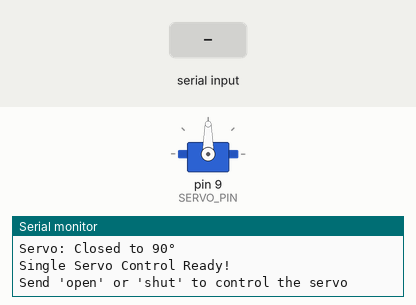
Simulated run of this sketch. Board: Arduino Uno, built with avr-gcc and run on an emulated ATmega328P. On the bench: servo, the last lines printed to the serial monitor. The inputs (shaded band) are chosen by the test bench.

Above: at 1.7 s.
1.8 s: "open\n" received over Serial
At 2.3 s:
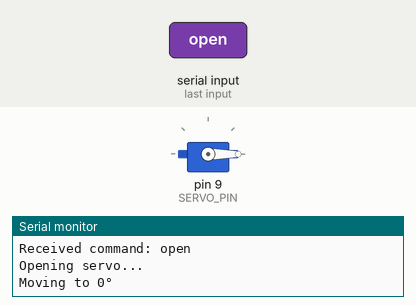
3.3 s: "shut\n" received over Serial
At 4.6 s:
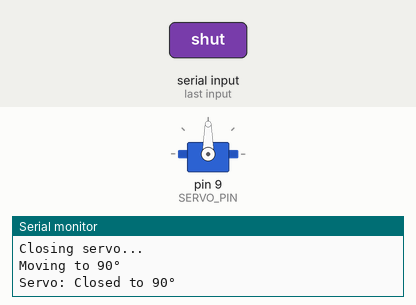
Timing chart, 0 to 6.3 s (numbered marks = the images above; inputs shaded):
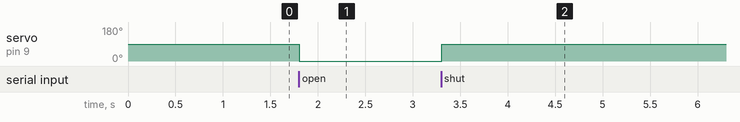

The sketch:

servo_control.ino
```cpp
#include <Servo.h>

// Create a servo object
Servo myServo;

// Define servo pin
const int SERVO_PIN = 9;  // Servo on pin 9

// Define positions (0-180 degrees)
const int OPEN_POS = 0;     // Open position (0°)
const int CLOSE_POS = 90;   // Close position (90°)

void setup() {
  // Initialize serial communication
  Serial.begin(9600);
  while (!Serial) {
    ; // Wait for serial port to connect
  }

  // Attach the servo to its pin
  if (myServo.attach(SERVO_PIN) == 0) {
    Serial.println("Failed to attach servo! Check wiring.");
  } else {
    Serial.println("Servo attached successfully to pin 9");
  }

  // Start with servo in closed position
  closeServo();
  Serial.println("\nSingle Servo Control Ready!");
  Serial.println("Send 'open' or 'shut' to control the servo");
}

void loop() {
  if (Serial.available() > 0) {
    String command = Serial.readStringUntil('\n');
    command.trim();

    // Echo back the received command for debugging
    Serial.print("\nReceived command: ");
    Serial.println(command);

    // Process commands
    if (command == "open") {
      Serial.println("Opening servo...");
      openServo();
    }
    else if (command == "shut" || command == "close") {
      Serial.println("Closing servo...");
      closeServo();
    }
    else {
      Serial.println("Unknown command. Use 'open' or 'close'");
    }
  }
}

void openServo() {
  moveServo(OPEN_POS);
  Serial.println("Servo: Opened to 0°");
}

void closeServo() {
  moveServo(CLOSE_POS);
  Serial.println("Servo: Closed to 90°");
}

// Function to move the servo to a specific position
void moveServo(int angle) {
  // Constrain the angle to valid range (0-180)
  angle = constrain(angle, 0, 180);

  Serial.print("Moving to ");
  Serial.print(angle);
  Serial.println("°");

  // Move the servo to the specified angle
  myServo.write(angle);

  // Add a small delay to allow the servo to reach the position
  delay(500);
}
```

Measured:
- after the input at 1.8 s, servo on pin 9 (SERVO_PIN): 90° → 0° at once
- after the input at 3.3 s, servo on pin 9 (SERVO_PIN): 0° → 90° at once
